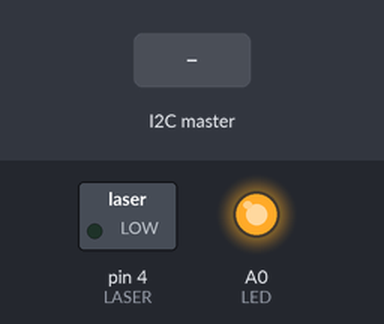
Simulated run of this sketch. Board: Arduino Uno, built with avr-gcc and run on an emulated ATmega328P. On the bench: switched loads named in the sketch (green lamp = pin HIGH), output pins drawn as LEDs (lit = HIGH). The test bench sets the inputs (shaded band). Sleep ends after the set time or at an interrupt.

Above: at 0.1 s.
At 2.2 s:
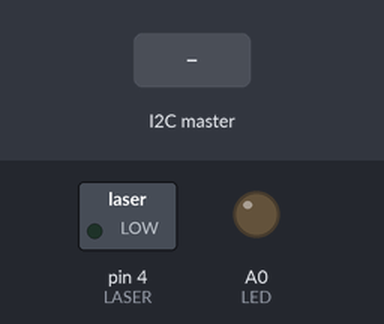
2.3 s: the I2C master sends the byte 2
At 3.5 s:
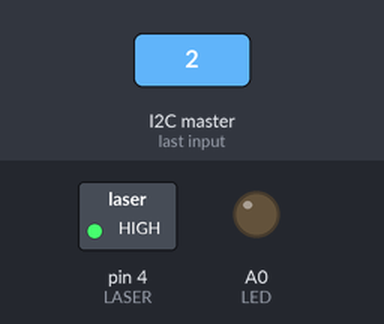
Timing chart, 0 to 5.8 s (numbered marks = the images above; inputs shaded):
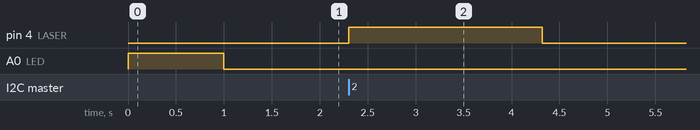

Measured:
- after the input at 2.3 s, pin 4 (LASER): LOW → HIGH at once, → LOW 2.0 s later

The sketch:

sensor_head.ino
```cpp
#include <Wire.h>
#include <avr/sleep.h>

/*
   Make Sure to Burn Bootloader before trying program a new board!
*/
#define I2C_ADDRESS 1
#define LED A0
#define DIODE A1
#define LASER 4

int state = 0;
int counter = 0;
uint8_t data[10];


void setup() {
  //set pinmodes
  pinMode(LED, OUTPUT);
  pinMode(LASER, OUTPUT);
  pinMode(DIODE, INPUT);
  digitalWrite(LED, HIGH);

  //setup i2c
  Wire.begin(I2C_ADDRESS);
  Wire.onRequest(requestEvent);
  Wire.onReceive(receiveEvent);
  delay(1000);
  digitalWrite(LED, LOW);


}


/**
 * State Machine
 *
 * State 0 -> go to deep sleep
 * State 1 -> sample ADC
 * State 2 -> turn on laser
 * State 3 -> turn off laser
 * State 4 -> turn on green led
 * State 5 -> turn off green led
 *
 */

void loop() {
  switch (state) {

    case 1:
      takeSingleSample();
      //request ADC data to leave state 1
      break;

    case 2:
      counter = 0;
      digitalWrite(LASER, HIGH);
      state = 0;
      break;

    case 3:
      counter = 0;
      digitalWrite(LASER, LOW);
      state = 0;
      break;

    case 4:
      counter = 0;
      digitalWrite(LED, HIGH);
      state = 0;
      break;

    case 5:
      counter = 0;
      digitalWrite(LED, LOW);
      state = 0;
      break;

    default:
      if(counter > 2000){
        //go to sleep
        set_sleep_mode (SLEEP_MODE_PWR_DOWN);
        sleep_enable();
        digitalWrite(LED, LOW);
        digitalWrite(LASER, LOW);
        sleep_cpu();
        //wake up
        sleep_disable();
        counter = 0;
        TWCR = bit(TWEN) | bit(TWIE) | bit(TWEA) | bit(TWINT);// release I2C
        Wire.begin(I2C_ADDRESS);
        counter = 0;
      }
      delay(1);
      counter ++;
      break;
  }
}

void requestEvent() {
  if (state == 1) {
    Wire.write(data, 2);
    state = 0;
  }
}

void receiveEvent(int howMany) {
  if (howMany == 1) {
    state =  Wire.read();
  }
}

void takeSample(int samples) {
  uint32_t sample_val = 0;

  for (int i = 0; i < samples; i ++) {
    delayMicroseconds(100);
    sample_val += analogRead(DIODE);
  }

  sample_val /= samples;

  data[0] = (sample_val >> 8) & 0xFF;
  data[1] = sample_val & 0xFF;
}

void takeSingleSample(){
  uint32_t sample_val = analogRead(DIODE);
  data[0] = (sample_val >> 8) & 0xFF;
  data[1] = sample_val & 0xFF;
}

//void takeSample(int samples) {
//  uint32_t local_off = 0;
//  uint32_t local_on = 0;
//
//  digitalWrite(LASER, LOW);
//  digitalWrite(LED, LOW);
//  for (int i = 0; i < samples; i ++) {
//    local_off += analogRead(DIODE);
//  }
//  digitalWrite(LASER, HIGH);
//  digitalWrite(LED, HIGH);
//  delay(500);
//  for (int i = 0; i < samples; i ++) {
//    local_on += analogRead(DIODE);
//  }
//  digitalWrite(LASER, LOW);
//  digitalWrite(LED, LOW);
//  local_off /= samples;
//  local_on /= samples;
//
//  data[0] = (local_off >> 8) & 0xFF;
//  data[1] = local_off & 0xFF;
//  data[2] = (local_on >> 8)  & 0xFF;
//  data[3] = local_on & 0xFF;
//}
```
